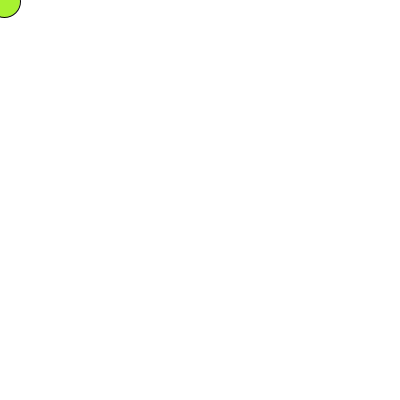
Frame 1 (no input)
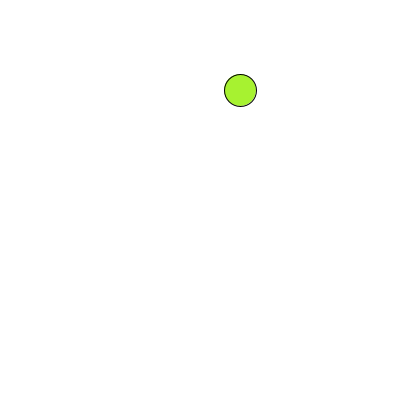
Frame 60 (the mouse pressed at the canvas centre just before this capture)
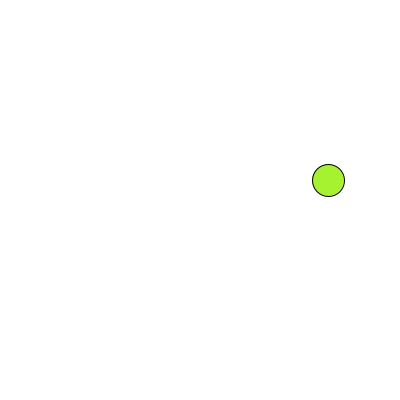
Frame 120 (the mouse held since frame 60 and released just before this capture)

The Processing sketch that drew these frames (run headless with seeded random() and noise(); from frame 60 on, the mouse is pressed at the canvas centre):

// Processing sketch: processing_53959
// ── processing_53959.pde



float x = 0;
float y = 0;
float circleXspeed = 4;
float circleYspeed = 1.5;
float r = 32;

void setup() {
  size(400,400);
  smooth();
}

void draw() {
  background(255);

  // this will add the current speed to the x location.
  x = x + circleXspeed;
  y = y + circleYspeed;

  // || means "or."
  if ((x > width) || (x < 0)) {
    // if the circle reaches the edge of the window, multiply speed by -1 will turn it around.
    circleXspeed = circleXspeed * -1;
    r = 80;
  }
  
   // || means "or."
  if ((y > height) || (y < 0)) {
    // If the object reaches either edge, multiply speed by -1 to turn it around.
    circleYspeed = circleYspeed * -1;
    r = 80;
  }



  // Display circle at x location
  fill(167,242,48);
  stroke(0);
  ellipse(x,y,r,r);
  
  r = constrain(r-4,32,64);
  
}
